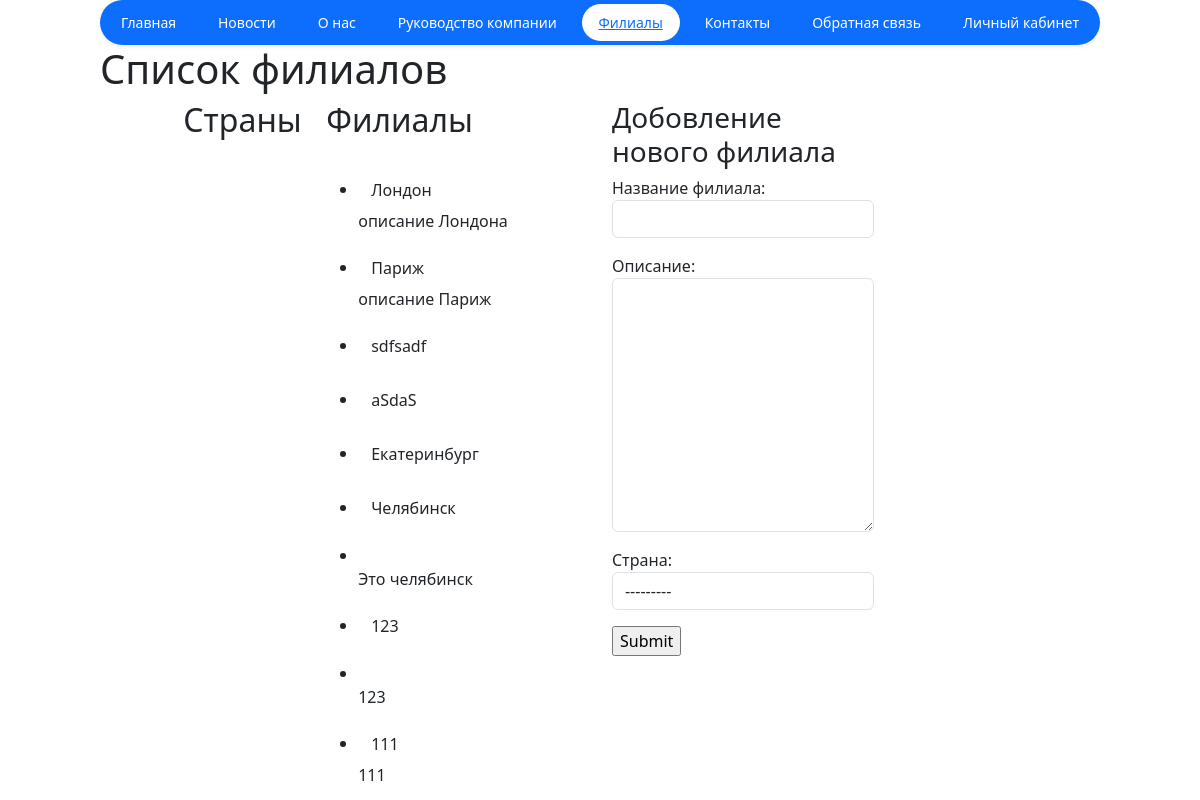
/branches, run on an earlier commit of the app's database.
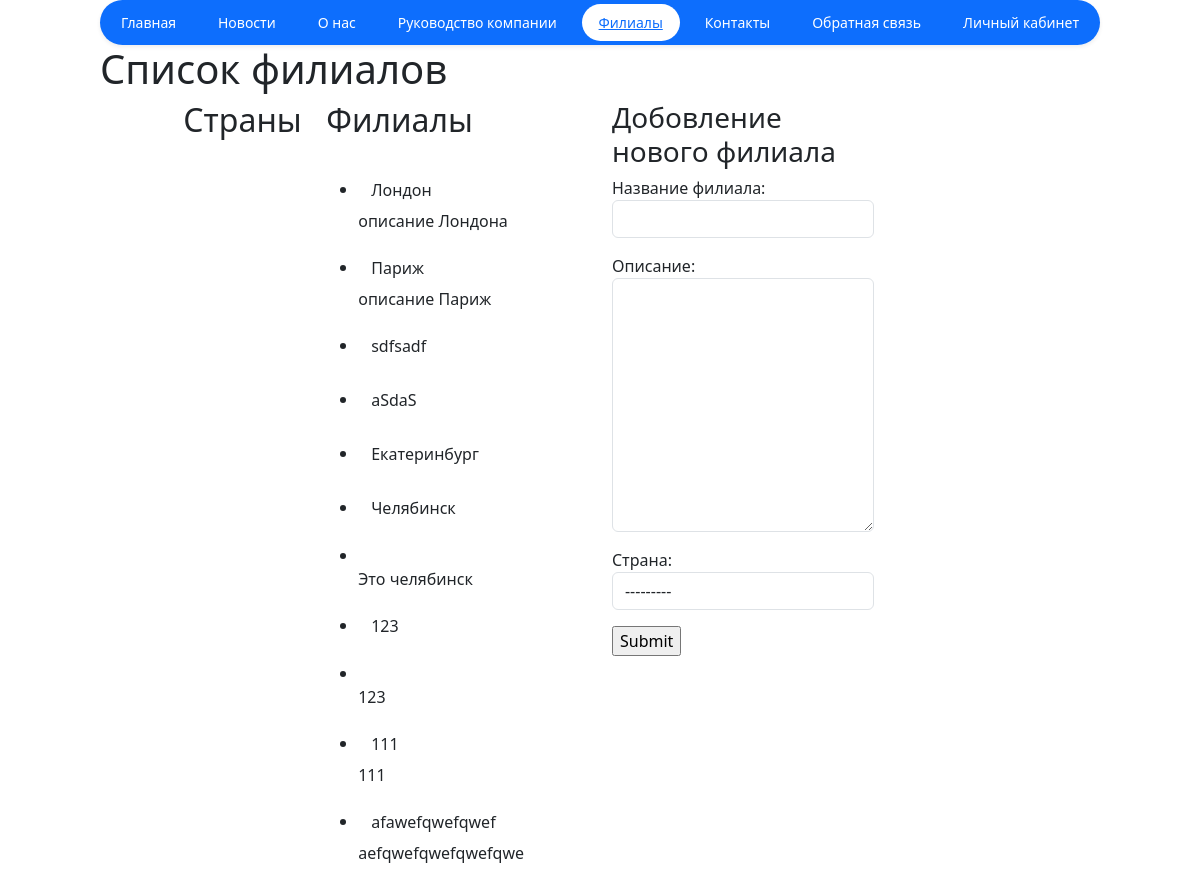
And on a later commit of the database.
### core/models.py (models this page shows, shortened)
class Branch(models.Model):
    title = models.CharField(max_length=255, verbose_name="Заголовок", blank=True)
    text = models.TextField(verbose_name="описание")
    country = models.ForeignKey(Countries, on_delete=models.SET_NULL, null=True, blank=True,
                                related_name='country_branches')
    class Meta:
        verbose_name = "Филиал"
        verbose_name_plural = "Филиалы"
    def get_short_text(self):
        return self.text[:100]

### core/views.py (the view, shortened to what this page needs)
# urls.py: path("branches", branches, name="branches"),
def branches(request, country_id=None):
    context = {}
    branches = Branch.objects.all()
    countries = Countries.objects.all()
    branch_form = BranchForm
    if country_id:
        country = get_object_or_404(Countries, id=country_id)
        branches = Branch.objects.filter(country=country)
        context.update({"active_country": country})
    context.update({"branches": branches, "countries": countries, "branch_form": branch_form})
    return render(
        request, "branches.html", context
    )

### templates/branches.html (shortened to what this page needs)
{% extends "base.html" %}
{% block content %}
    <h1>Список филиалов</h1>
    <div class="col-md-10 mx-auto">
    <div class="row">
        <div class="col-md-2">
            <h2>Страны</h2>
        </div>
        <div class="col-md-4">
            <h2>Филиалы</h2>
            <p class="d-inline-flex gap-1">
            <ul>
                {% for i in branches %}
                    <li><a href="{% url 'branches_detail' i.id %}" class="btn" role="button" data-bs-toggle="button">{{ i.title }}</a></li>
                    <p>{{ i.get_short_text }}</p>
                {% endfor %}
            </ul>
            </p>
        </div>
           <div class="col-md-4">
        <h3>Добовление нового филиала</h3>
        <form action="{% url 'branches_add' %}" method='post'>
            <div class="mb-3">
                <label for="{{ form.title.id_for_label }}">Название филиала:</label>
                {{ branch_form.title }}
            </div>
            <div class="mb-3">
                <label for="{{ form.text.id_for_label }}">Описание:</label>
                {{ branch_form.text }}
            </div>
            <div class="mb-3">
                <label for="{{ form.country.id_for_label }}">Страна:</label>
                {{ branch_form.country }}
            </div>
                   <input type="submit" value="Submit">
        </form>
    </div>
    </div>
    </div>
{% endblock %}

What changed in the data, as far as the page shows it:
added Branch: title "afawefqwefqwef", get_short_text "aefqwefqwefqwefqwe"
